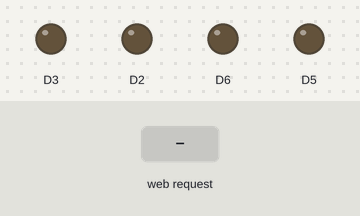
A sketch run on a simulated ESP8266 (NodeMCU). On the bench: output pins drawn as LEDs (lit = HIGH). The inputs (shaded band) are chosen by the test bench. Storage starts empty; what the sketch prints to the serial monitor is not drawn.

Above: at 1.2 s.
1.3 s: HTTP request GET /forward received
At 2.5 s:
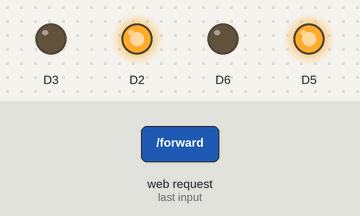
2.8 s: HTTP request GET /reverse received
At 3.6 s:
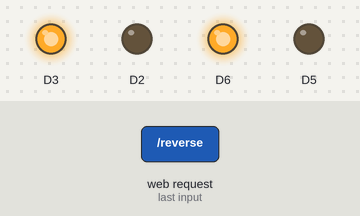
4.3 s: HTTP request GET /right received
At 4.7 s:
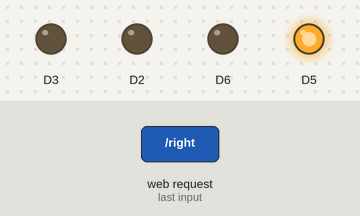
5.8 s: HTTP request GET /left received
At 7.1 s:
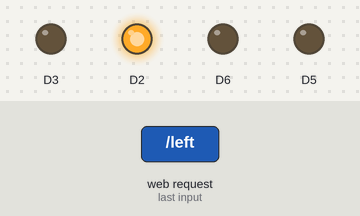
Timing chart, 0 to 8.3 s (numbered marks = the images above; inputs shaded):
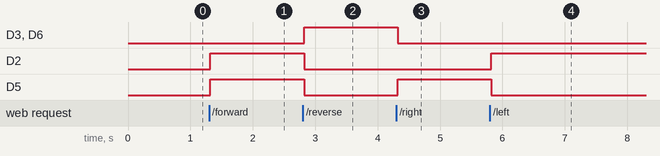

The sketch:

main_arduino_carro.ino
```cpp
#include <ESP8266WiFi.h>
#include <ESPAsyncWebServer.h>
#include <LittleFS.h>

const char* ssid = "ESP8266";
const char* password = "91738520";

AsyncWebServer server(80);

String processor(const String& var) {
  Serial.println(var);

  return String();
}

void setup() {
  Serial.begin(115200);

  // Initialize LittleFS
  if (!LittleFS.begin()) {
    Serial.println("An Error has occurred while mounting LittleFS");
    return;
  }

  Serial.print("Setting AP (Access Point)…");
  //WiFi.setmode(WiFi.SOFTAP);
  WiFi.softAP(ssid, password);

  IPAddress IP = WiFi.softAPIP();

  Serial.print("AP IP address: ");
  Serial.println(IP);

  setServerRoutes();

  // Initialize server
  server.begin();
  Serial.println("Server initialized");

  pinMode(D2, OUTPUT);
  pinMode(D6, OUTPUT);
  pinMode(D3, OUTPUT);
  pinMode(D5, OUTPUT);

  Parar();
}

void loop() {

}

void Adelante() {
  //Dirección motor A
  digitalWrite (D2, HIGH);
  digitalWrite (D3, LOW);

  //Dirección motor B
  digitalWrite (D5, HIGH);
  digitalWrite (D6, LOW);
}

void Derecha() {
  //Dirección motor A
  digitalWrite (D2, LOW);
  digitalWrite (D3, LOW);

  //Dirección motor B
  digitalWrite (D5, HIGH);
  digitalWrite (D6, LOW);

}

void Izquierda() { // ya
  //Dirección motor A
  digitalWrite (D2, HIGH);
  digitalWrite (D3, LOW);

  //Dirección motor B
  digitalWrite (D5, LOW);
  digitalWrite (D6, LOW);

}

void Atras() { // ya
  //Dirección motor A
  digitalWrite (D2, LOW);
  digitalWrite (D3, HIGH);

  //Dirección motor B
  digitalWrite (D5, LOW);
  digitalWrite (D6, HIGH);
}

void Parar() {
  //Dirección motor A
  digitalWrite (D2, LOW);
  digitalWrite (D3, LOW);

  //Dirección motor B
  digitalWrite (D5, LOW);
  digitalWrite (D6, LOW);

}


void setServerRoutes() {
  // Serve html page
  server.on("/", HTTP_GET, [](AsyncWebServerRequest * request) {
    request->send(LittleFS, "/index.html", String(), false, processor);
  });

  // Serve css
  server.on("/style.css", HTTP_GET, [](AsyncWebServerRequest * request) {
    request->send(LittleFS, "/style.css", "text/css");
  });

  // Serve javascript file
  server.on("/index.js", HTTP_GET, [](AsyncWebServerRequest * request) {
    request->send(LittleFS, "/index.js", "text/javascript");
  });

  // Serve joy js

  server.on("/joy.min.js", HTTP_GET, [](AsyncWebServerRequest * request) {
    request->send(LittleFS, "/joy.min.js", "text/javascript");
  });


  //  forward
  server.on("/forward", HTTP_GET, [](AsyncWebServerRequest * request) {
    Serial.println("forward");
    Adelante();
    request->send(200, "application/json", "{\"result\":true}");
  });

  //  stop
  server.on("/stop", HTTP_GET, [](AsyncWebServerRequest * request) {
    Serial.println("stop");
    Parar();
    request->send(200, "application/json", "{\"result\":true}");
  });

  //  reverse
  server.on("/reverse", HTTP_GET, [](AsyncWebServerRequest * request) {
    Serial.println("reverse");
    Atras();
    request->send(200, "application/json", "{\"result\":true}");
  });

  //  right
  server.on("/right", HTTP_GET, [](AsyncWebServerRequest * request) {
    Serial.println("right");
    Derecha();
    request->send(200, "application/json", "{\"result\":true}");
  });

  //  left
  server.on("/left", HTTP_GET, [](AsyncWebServerRequest * request) {
    Serial.println("left");
    Izquierda();
    request->send(200, "application/json", "{\"result\":true}");
  });
}
```

Measured:
- after the input at 1.3 s, D2, D5: LOW → HIGH at once
- after the input at 2.8 s, D3, D6: LOW → HIGH at once; D2, D5: HIGH → LOW at once
- after the input at 4.3 s, D3, D6: HIGH → LOW at once; D5: LOW → HIGH at once
- after the input at 5.8 s, D2: LOW → HIGH at once; D5: HIGH → LOW at once
